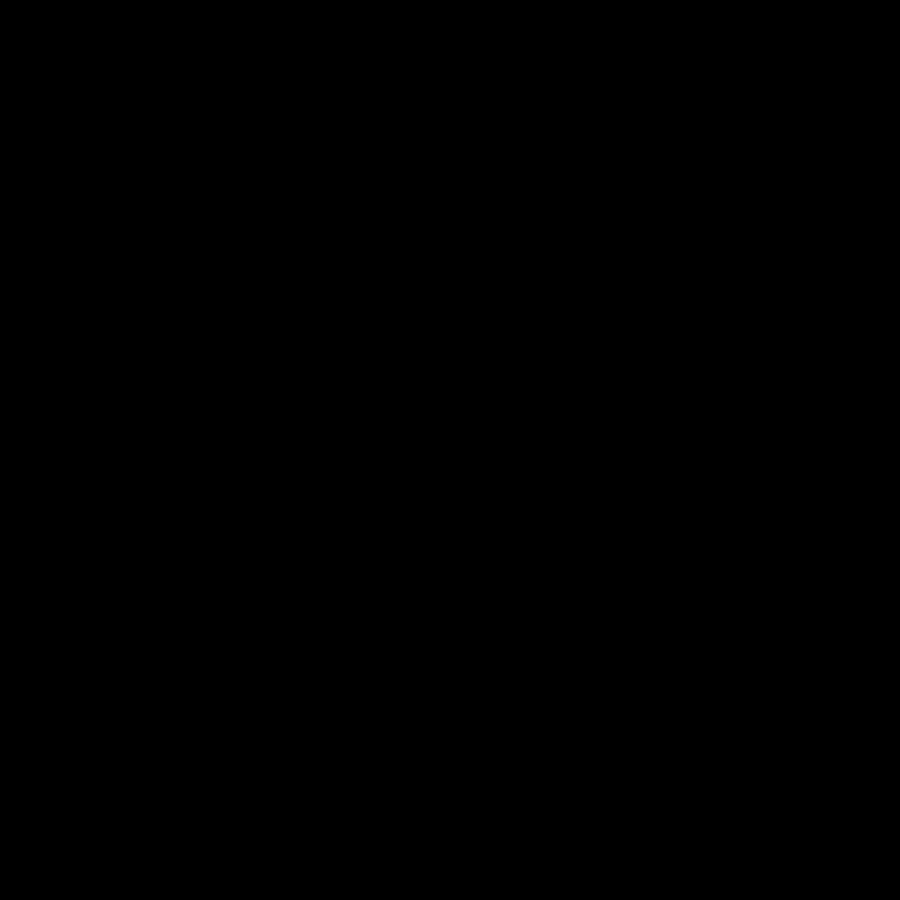
Frame 1 (no input)
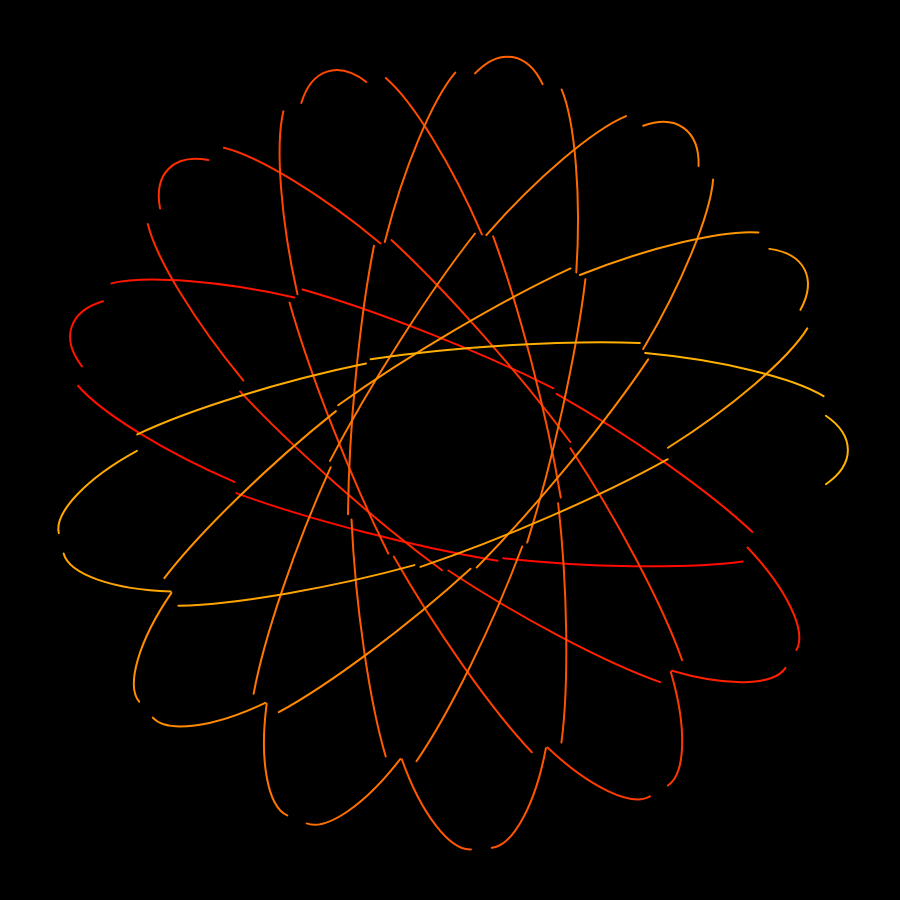
Frame 60 (no input)
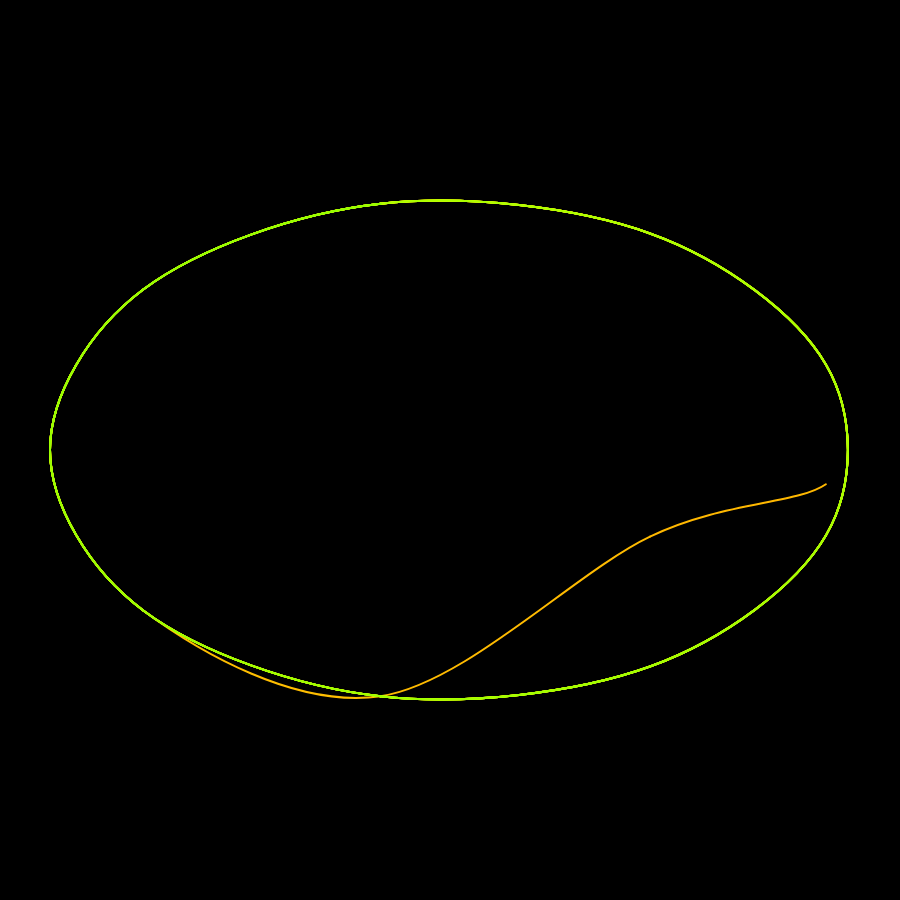
Frame 120 (the mouse pressed at the canvas centre since frame 60)

The p5.js sketch that drew these frames (run headless with seeded random() and noise() and a simulated clock; from frame 60 on, the mouse is pressed at the canvas centre):

// p5.js sketch
// ── sketch.js
let vectors = [];

let xMultiplier = 400;
let yMultiplier = 100;

let yMultTemp = 100;

let angle = 0;
let speed = 40;

let rotateAngle = 0
let rotateSpeed = 0;

let colorVar = 0;
let colorChangeSpeed = 0.71;

function setup(){
    createCanvas(900, 900);
    angleMode(DEGREES);
    colorMode(HSL);
    noFill();
    stroke(255);
    strokeWeight(2);
    background(0);
    vector = createVector(cos(angle) * xMultiplier,
                          sin(angle) * yMultiplier);

    vectors.push(vector);
}
function mousePressed(){

    background(0);
}
function draw(){
    frameRate(144);
    translate(width/2, height/2);
    yMultTemp = map(mouseY, 0, height, yMultiplier, xMultiplier);
    rotateSpeed = map(mouseX, width/2, 0, 0, 3);

    angle = (angle + speed) % 360;
    rotateAngle += rotateSpeed;
    colorVar = (colorVar + colorChangeSpeed) % 360;
    drawLine();
}

function drawLine(){
    stroke(colorVar, 100, 50, 1);
    rotate(rotateAngle);
    vector = createVector(cos(angle) * xMultiplier,
                          sin(angle) * yMultTemp);
    if(vectors.length === 4)
        vectors.splice(0, 1);
    vectors.push(vector);

    beginShape();
    for (let i = 0; i < vectors.length; i++) {
        curveVertex(vectors[i].x, vectors[i].y);
    }
    endShape();
}
